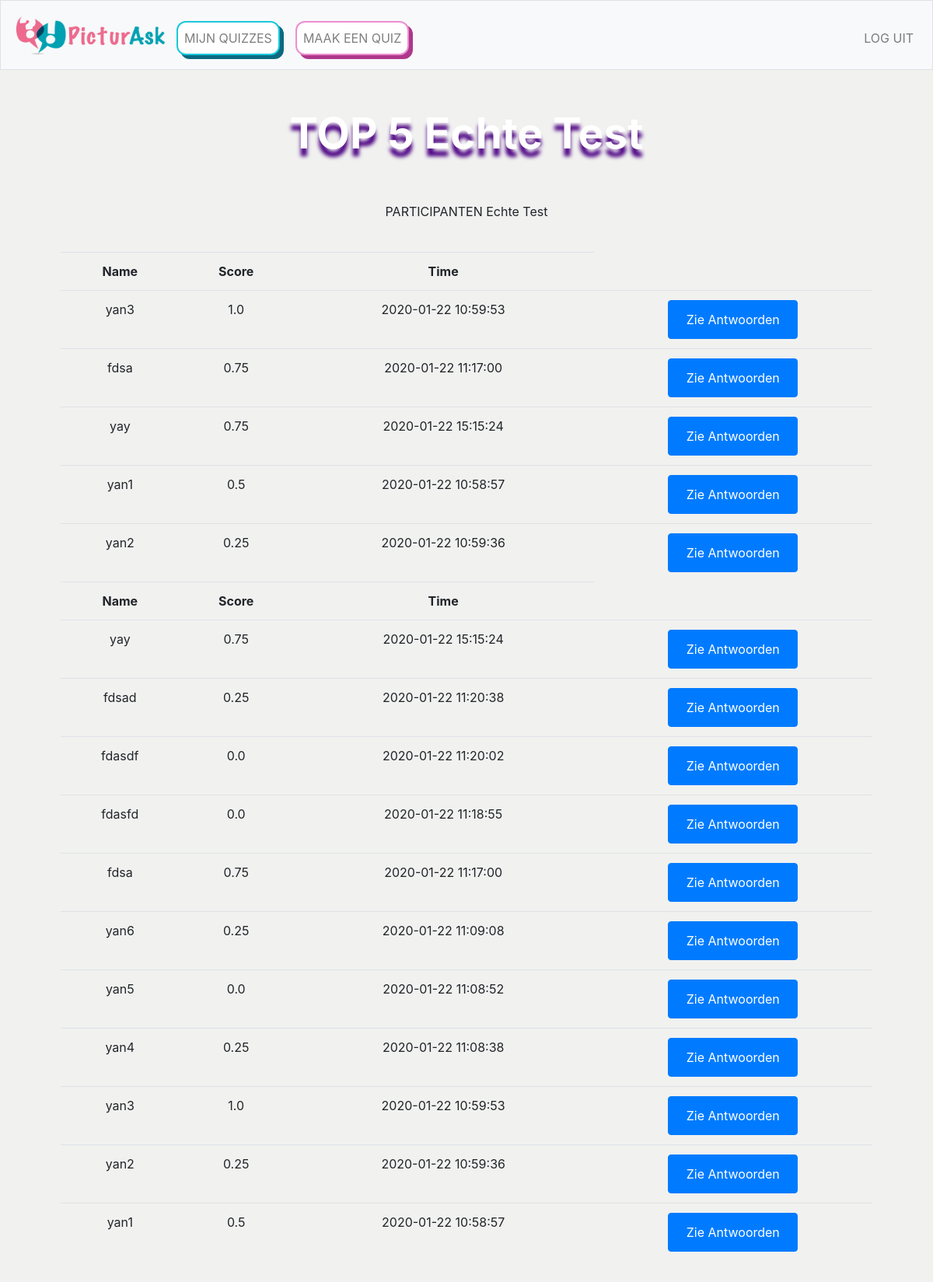
Screenshot of /results/59 (signed in) with the database file from the repository.
### tables this page shows
CREATE TABLE 'quizes' ('quiz_id' integer PRIMARY KEY AUTOINCREMENT NOT NULL,'user_id' integer NOT NULL, 'quiz_titel'  text NOT NULL  , 'date'  timestamp DEFAULT CURRENT_DATE  , 'gif' text);

CREATE TABLE 'participants' ('participant_id' integer PRIMARY KEY AUTOINCREMENT NOT NULL, 'quiz_id' integer NOT NULL, 'name' text NOT NULL, 'score' real, 'time'  timestamp DEFAULT CURRENT_TIMESTAMP  , 'comment' text);

### application.py (the view)
@app.route("/results/<quiz_id>", methods=["GET", "POST"])
@login_required
def results(quiz_id):
    quiz_name = db.execute("SELECT quiz_titel FROM quizes WHERE quiz_id = :quiz_id", quiz_id=quiz_id)[0]["quiz_titel"]
    participants_list = []
    for participant in db.execute("SELECT * FROM participants WHERE quiz_id = :quiz", quiz=quiz_id):
        participants_list.append(participant)
    participants_list.reverse()
    top_participants = sorted(participants_list, key=lambda x:x["score"])
    top_participants.reverse()
    return render_template("results.html", participants_list=participants_list, quiz_name=quiz_name, top_participants=top_participants[:5])

### application.py (called while the page is built)
@app.after_request
def after_request(response):
    response.headers["Cache-Control"] = "no-cache, no-store, must-revalidate"
    response.headers["Expires"] = 0
    response.headers["Pragma"] = "no-cache"
    return response

### helpers.py (called while the page is built)
def login_required(f):
    @wraps(f)
    def decorated_function(*args, **kwargs):
        if session.get("user_id") is None:
            return redirect("/login")
        return f(*args, **kwargs)
    return decorated_function

### templates/results.html (shortened to what this page needs)
{% extends "layout.html" %}
{% block main %}
    <form action="/results/{{quiz_id}}" method="post">
        <div class="form-group">
            <table class="table table-hoverable">
                <h1>TOP 5 {{quiz_name}}</h1>
                <tr>
                    <th>Name</th>
                    <th>Score</th>
                    <th>Time</th>
                </tr>
                {% for part in top_participants %}
                    <tr>
                        <td>{{part["name"]}}</td>
                        <td>{{part["score"]}}</td>
                        <td>{{part["time"]}}</td>
                        <td> <button type="button" class="btn btn-primary" onclick="window.location.href='/antwoord/{{part['participant_id']}}'">Zie Antwoorden</button></td>
                    </tr>
                {% endfor %}
                <br><br>
                <tr>
                    <th>Name</th>
                    <th>Score</th>
                    <th>Time</th>
                </tr>
                {% for part in participants_list %}
                    <tr>
                        <td>{{part["name"]}}</td>
                        <td>{{part["score"]}}</td>
                        <td>{{part["time"]}}</td>
                        <td> <button type="button" class="btn btn-primary" onclick="window.location.href='/antwoord/{{part['participant_id']}}'">Zie Antwoorden</button></td>
                    </tr>
                {% endfor %}
            </table>
        </div>
    </form>
{% endblock %}

### templates/layout.html (shortened to what this page needs)
<!DOCTYPE html>
<html lang="en">
    <head>
        <link href="https://maxcdn.bootstrapcdn.com/bootstrap/4.1.3/css/bootstrap.min.css" rel="stylesheet">
        <link href="/static/styles.css" rel="stylesheet">
    </head>
    <body>
        <nav class="navbar navbar-expand-md navbar-light bg-light border">
            <a class="nav-item" href="/"><img src="/static/IMG_3385.PNG" style="height:50px;width:200px;"/></a>
            <div class="collapse navbar-collapse" id="navbar">
                {% if session.user_id %}
                    <ul class="navbar-nav mr-auto mt-2">
                        <button1 style="margin:10px;" class="nav-item"><a class="nav-link" href="/mijn_quizzes">MIJN QUIZZES</a></button1>
                        <button2 style="margin:10px;" class="nav-item"><a class="nav-link" href="/maak_quiz">MAAK EEN QUIZ</a></button2>
                    </ul>
                    <ul class="navbar-nav ml-auto mt-2">
                        <li class="nav-item"><a class="nav-link" href="/logout">LOG UIT</a></li>
                    </ul>
                {% else %}
                    <ul class="navbar-nav ml-auto mt-2">
                        <li class="nav-item"><a class="nav-link" href="/register">MAAK ACCOUNT</a></li>
                        <li class="nav-item"><a class="nav-link" href="/login">LOG IN</a></li>
                    </ul>
                {% endif %}
            </div>
        </nav>
        <main class="container p-5">
            {% block main %}{% endblock %}
        </main>
    </body>
</html>

### static/styles.css (style rules this page uses)
main { overflow-x: auto; text-align: center; }
body { background-color: #F1F1F0; background-repeat: no-repeat; background-size: cover; }
h1 { font-size: 55px; font-weight: bold; text-shadow: 0px 10px 5px indigo; color: white; }
table { margin-top: 40px; }
button1 { -webkit-transition-duration: 0.4s; transition-duration: 0.4s; background-color: white; color: #0C6980; border: 2px solid #1AC8DB; border-radius: 12px; box-shadow: 5px 5px; }
button2 { -webkit-transition-duration: 0.4s; transition-duration: 0.4s; background-color: white; color: #AE388B; border: 2px solid #EC8FD0; border-radius: 12px; box-shadow: 5px 5px; }
button { -webkit-transition-duration: 0.4s; transition-duration: 0.4s; width:50%; height: 50px; background-color: #1DC690; color: #3D550C; border-radius: 12px; }

### rows the page displays
quizes: quiz_titel "Echte Test"
participants: name "yan3", score "1.0", time "2020-01-22 10:59:53"
participants: name "fdsa", score "0.75", time "2020-01-22 11:17:00"
participants: name "yay", score "0.75", time "2020-01-22 15:15:24"
participants: name "yan1", score "0.5", time "2020-01-22 10:58:57"
participants: name "yan2", score "0.25", time "2020-01-22 10:59:36"
participants: name "fdsad", score "0.25", time "2020-01-22 11:20:38"
participants: name "fdasdf", score "0.0", time "2020-01-22 11:20:02"
participants: name "fdasfd", score "0.0", time "2020-01-22 11:18:55"
participants: name "yan6", score "0.25", time "2020-01-22 11:09:08"
participants: name "yan5", score "0.0", time "2020-01-22 11:08:52"
participants: name "yan4", score "0.25", time "2020-01-22 11:08:38"
